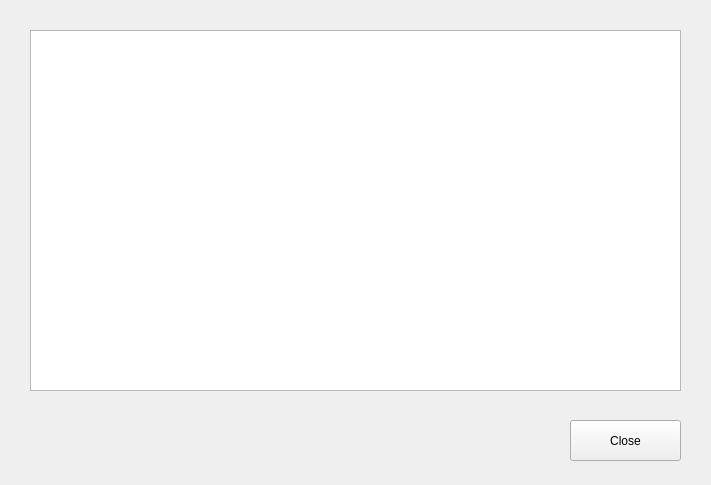
<?xml version="1.0" encoding="UTF-8"?>
<ui version="4.0">
 <class>showvector</class>
 <widget class="QWidget" name="showvector">
  <property name="geometry">
   <rect>
    <x>0</x>
    <y>0</y>
    <width>711</width>
    <height>485</height>
   </rect>
  </property>
  <property name="windowTitle">
   <string>Form</string>
  </property>
  <widget class="QTableWidget" name="tabl">
   <property name="geometry">
    <rect>
     <x>30</x>
     <y>30</y>
     <width>651</width>
     <height>361</height>
    </rect>
   </property>
  </widget>
  <widget class="QPushButton" name="Close">
   <property name="geometry">
    <rect>
     <x>570</x>
     <y>420</y>
     <width>111</width>
     <height>41</height>
    </rect>
   </property>
   <property name="text">
    <string>Close</string>
   </property>
  </widget>
 </widget>
 <resources/>
 <connections/>
</ui>
